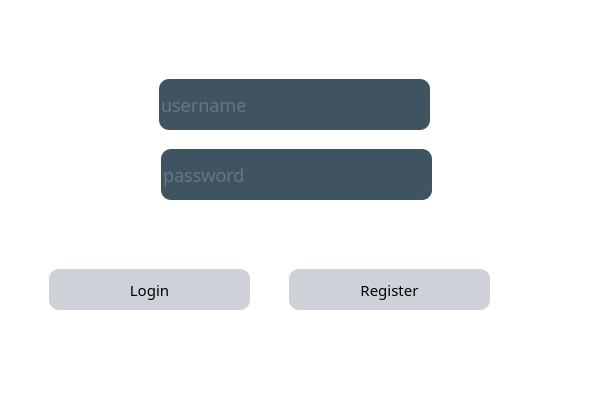
<?xml version="1.0" encoding="UTF-8"?>
<ui version="4.0">
 <class>xiuxian1</class>
 <widget class="QMainWindow" name="xiuxian1">
  <property name="geometry">
   <rect>
    <x>0</x>
    <y>0</y>
    <width>600</width>
    <height>400</height>
   </rect>
  </property>
  <property name="minimumSize">
   <size>
    <width>600</width>
    <height>400</height>
   </size>
  </property>
  <property name="maximumSize">
   <size>
    <width>600</width>
    <height>400</height>
   </size>
  </property>
  <property name="windowTitle">
   <string>xiuxian</string>
  </property>
  <property name="styleSheet">
   <string notr="true"/>
  </property>
  <widget class="QWidget" name="centralWidget">
   <property name="styleSheet">
    <string notr="true">*{
	background:rgb(255, 255, 255);
	font-size:15px;
	font-family:Century Gothic,sans-serif;
}
QFrame{
	border:sold 10px rgba(0,0,0);
	
	background-image: url(:/xiuxian/images/backgroundlogin.jpg);
}
QLineEdit{
	color: #8d98a1;
	background-color:#405361;
	font-size:18px;
	border-style:outset;
	border-radius:10px;
}

QCheckBox{
	background:rgba(85,170,225,0);
	color:white;
}

QPushButton:pressed{
	background-color:#405361;
	border-style:inset;
}</string>
   </property>
   <widget class="QFrame" name="frame">
    <property name="geometry">
     <rect>
      <x>-1</x>
      <y>-31</y>
      <width>600</width>
      <height>600</height>
     </rect>
    </property>
    <property name="minimumSize">
     <size>
      <width>600</width>
      <height>600</height>
     </size>
    </property>
    <property name="maximumSize">
     <size>
      <width>600</width>
      <height>600</height>
     </size>
    </property>
    <property name="frameShape">
     <enum>QFrame::StyledPanel</enum>
    </property>
    <property name="frameShadow">
     <enum>QFrame::Raised</enum>
    </property>
    <widget class="QLineEdit" name="userEdit">
     <property name="geometry">
      <rect>
       <x>160</x>
       <y>110</y>
       <width>271</width>
       <height>51</height>
      </rect>
     </property>
     <property name="toolTipDuration">
      <number>0</number>
     </property>
     <property name="statusTip">
      <string/>
     </property>
     <property name="text">
      <string/>
     </property>
     <property name="placeholderText">
      <string>username</string>
     </property>
    </widget>
    <widget class="QLineEdit" name="pwdEdit">
     <property name="geometry">
      <rect>
       <x>162</x>
       <y>180</y>
       <width>271</width>
       <height>51</height>
      </rect>
     </property>
     <property name="echoMode">
      <enum>QLineEdit::Normal</enum>
     </property>
     <property name="placeholderText">
      <string>password</string>
     </property>
    </widget>
    <widget class="QCheckBox" name="checkBox">
     <property name="geometry">
      <rect>
       <x>150</x>
       <y>260</y>
       <width>81</width>
       <height>31</height>
      </rect>
     </property>
     <property name="text">
      <string>记住密码</string>
     </property>
    </widget>
    <widget class="QPushButton" name="loginBtn">
     <property name="geometry">
      <rect>
       <x>50</x>
       <y>300</y>
       <width>201</width>
       <height>41</height>
      </rect>
     </property>
     <property name="styleSheet">
      <string notr="true">QPushButton{
	background:#ced1d8;
	border-style:outset;
	border-radius:10px;
}
QPushButton:pressed{
	background-color:#405361;
	border-style:inset;
}</string>
     </property>
     <property name="text">
      <string>Login</string>
     </property>
    </widget>
    <widget class="QPushButton" name="registerBtn">
     <property name="geometry">
      <rect>
       <x>290</x>
       <y>300</y>
       <width>201</width>
       <height>41</height>
      </rect>
     </property>
     <property name="styleSheet">
      <string notr="true">QPushButton{
	background:#ced1d8;
	border-style:outset;
	border-radius:10px;
}
QPushButton:pressed{
	background-color:#405361;
	border-style:inset;
}
</string>
     </property>
     <property name="text">
      <string>Register</string>
     </property>
    </widget>
    <widget class="QPushButton" name="minBtn">
     <property name="geometry">
      <rect>
       <x>540</x>
       <y>30</y>
       <width>25</width>
       <height>25</height>
      </rect>
     </property>
     <property name="minimumSize">
      <size>
       <width>25</width>
       <height>25</height>
      </size>
     </property>
     <property name="maximumSize">
      <size>
       <width>25</width>
       <height>25</height>
      </size>
     </property>
     <property name="styleSheet">
      <string notr="true">QPushButton{
	image: url(:/xiuxian/images/min.png);
	border:none;
	background:transparent;
}
QPushButton:pressed{
	background-color:#405361;
	border-style:inset;
}
</string>
     </property>
     <property name="text">
      <string/>
     </property>
    </widget>
    <widget class="QPushButton" name="closeBtn">
     <property name="geometry">
      <rect>
       <x>570</x>
       <y>30</y>
       <width>25</width>
       <height>25</height>
      </rect>
     </property>
     <property name="minimumSize">
      <size>
       <width>25</width>
       <height>25</height>
      </size>
     </property>
     <property name="maximumSize">
      <size>
       <width>25</width>
       <height>25</height>
      </size>
     </property>
     <property name="styleSheet">
      <string notr="true">QPushButton{
	image: url(:/xiuxian/images/close.png);
	border:none;
	background:transparent;
}
QPushButton:pressed{
	background-color:#405361;
	border-style:inset;
}
</string>
     </property>
     <property name="text">
      <string/>
     </property>
    </widget>
    <widget class="QPushButton" name="fogetBtn">
     <property name="geometry">
      <rect>
       <x>320</x>
       <y>260</y>
       <width>151</width>
       <height>31</height>
      </rect>
     </property>
     <property name="styleSheet">
      <string notr="true">border:none;
background:transparent;

background:rgba(85,170,225,0);
color:white;
font-style: italic bold;
font size:14px;
</string>
     </property>
     <property name="text">
      <string>Forget Password</string>
     </property>
    </widget>
   </widget>
  </widget>
 </widget>
 <layoutdefault spacing="6" margin="11"/>
 <resources/>
 <connections/>
</ui>
